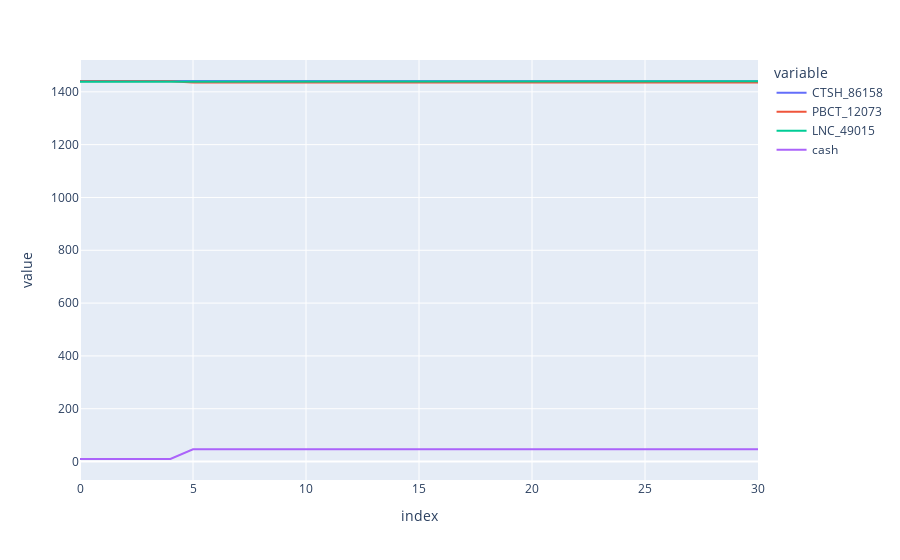

Notebook source saved alongside this figure:
### Code cell
px.line(simulator.historical_portfolios)

### Figure 1 — Plotly figure (JSON) as saved in the notebook; plotly's stock layout.template omitted (floating-point values rounded to 4 significant figures)
{"data": [{"hovertemplate": "variable=CTSH_86158<br>index=%{x}<br>value=%{y}<extra></extra>", "legendgroup": "CTSH_86158", "line": {"color": "#636efa", "dash": "solid"}, "marker": {"symbol": "circle"}, "mode": "lines", "name": "CTSH_86158", "orientation": "v", "showlegend": true, "type": "scatter", "x": [0, 1, 2, 3, 4, 5, 6, 7, 8, 9, 10, 11, 12, 13, 14, 15, 16, 17, 18, 19, 20, 21, 22, 23, 24, 25, 26, 27, 28, 29, 30], "xaxis": "x", "y": [1441, 1441, 1441, 1441, 1441, 1440, 1440, 1440, 1440, 1440, 1440, 1440, 1440, 1440, 1440, 1440, 1440, 1440, 1440, 1440, 1440, 1440, 1440, 1440, 1440, 1440, 1440, 1440, 1440, 1440, 1440], "yaxis": "y"}, {"hovertemplate": "variable=PBCT_12073<br>index=%{x}<br>value=%{y}<extra></extra>", "legendgroup": "PBCT_12073", "line": {"color": "#EF553B", "dash": "solid"}, "marker": {"symbol": "circle"}, "mode": "lines", "name": "PBCT_12073", "orientation": "v", "showlegend": true, "type": "scatter", "x": [0, 1, 2, 3, 4, 5, 6, 7, 8, 9, 10, 11, 12, 13, 14, 15, 16, 17, 18, 19, 20, 21, 22, 23, 24, 25, 26, 27, 28, 29, 30], "xaxis": "x", "y": [1440, 1440, 1440, 1440, 1440, 1435, 1435, 1435, 1435, 1435, 1435, 1435, 1435, 1435, 1435, 1435, 1435, 1435, 1435, 1435, 1435, 1435, 1435, 1435, 1435, 1435, 1435, 1435, 1435, 1435, 1435], "yaxis": "y"}, {"hovertemplate": "variable=LNC_49015<br>index=%{x}<br>value=%{y}<extra></extra>", "legendgroup": "LNC_49015", "line": {"color": "#00cc96", "dash": "solid"}, "marker": {"symbol": "circle"}, "mode": "lines", "name": "LNC_49015", "orientation": "v", "showlegend": true, "type": "scatter", "x": [0, 1, 2, 3, 4, 5, 6, 7, 8, 9, 10, 11, 12, 13, 14, 15, 16, 17, 18, 19, 20, 21, 22, 23, 24, 25, 26, 27, 28, 29, 30], "xaxis": "x", "y": [1438, 1438, 1438, 1438, 1438, 1440, 1440, 1440, 1440, 1440, 1440, 1440, 1440, 1440, 1440, 1440, 1440, 1440, 1440, 1440, 1440, 1440, 1440, 1440, 1440, 1440, 1440, 1440, 1440, 1440, 1440], "yaxis": "y"}, {"hovertemplate": "variable=cash<br>index=%{x}<br>value=%{y}<extra></extra>", "legendgroup": "cash", "line": {"color": "#ab63fa", "dash": "solid"}, "marker": {"symbol": "circle"}, "mode": "lines", "name": "cash", "orientation": "v", "showlegend": true, "type": "scatter", "x": [0, 1, 2, 3, 4, 5, 6, 7, 8, 9, 10, 11, 12, 13, 14, 15, 16, 17, 18, 19, 20, 21, 22, 23, 24, 25, 26, 27, 28, 29, 30], "xaxis": "x", "y": [9.67, 9.67, 9.67, 9.67, 9.67, 46.4, 46.4, 46.4, 46.4, 46.4, 46.4, 46.4, 46.4, 46.4, 46.4, 46.4, 46.4, 46.4, 46.4, 46.4, 46.4, 46.4, 46.4, 46.4, 46.4, 46.4, 46.4, 46.4, 46.4, 46.4, 46.4], "yaxis": "y"}], "layout": {"legend": {"title": {"text": "variable"}, "tracegroupgap": 0}, "margin": {"t": 60}, "xaxis": {"anchor": "y", "domain": [0, 1], "title": {"text": "index"}}, "yaxis": {"anchor": "x", "domain": [0, 1], "title": {"text": "value"}}}}
